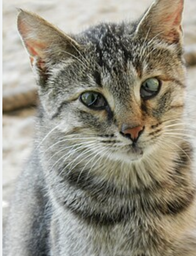
#> input picture photos/cat1.png, 196 x 256 px, shrunk from 501 x 653 before the run
$ python img_proc7.py
#> lines starting #> are read from the running program, lines starting #| are printed output that depends on the picture

import numpy as np
from PIL import Image
import matplotlib.pyplot as plt
from pathlib import Path

BASE = Path(__file__).resolve().parent
OUT = BASE / "assignment7_outputs"
OUT.mkdir(exist_ok=True)

def read_image():
    return np.array(Image.open(BASE / "photos" / "cat1.png").convert("L"), dtype=float)

def save_image(name, img):
    img = np.clip(img, 0, 255).astype(np.uint8)
    Image.fromarray(img).save(OUT / name)

def normalize(img):
    return (img - img.min()) * 255 / (img.max() - img.min() + 1e-10)

def convolve(img, kernel):
    kh, kw = kernel.shape
    ph, pw = kh // 2, kw // 2
    padded = np.pad(img, ((ph, ph), (pw, pw)), mode="reflect")
    result = np.zeros_like(img)
    kernel = kernel[::-1, ::-1]

    for i in range(img.shape[0]):
        for j in range(img.shape[1]):
            result[i, j] = np.sum(padded[i:i+kh, j:j+kw] * kernel)

    return result

def gaussian_kernel(size=5, sigma=3):
    kernel = np.zeros((size, size))
    center = size // 2

    for i in range(size):
        for j in range(size):
            x, y = i-center, j-center
            kernel[i, j] = np.exp(-(x*x+y*y)/(2*sigma*sigma))

    return kernel / np.sum(kernel)

def sobel(img):
    kx = np.array([[-1, 0, 1],
                   [-2, 0, 2],
                   [-1, 0, 1]])

    ky = np.array([[-1, -2, -1],
                   [0, 0, 0],
                   [1, 2, 1]])

    gx = convolve(img, kx)
    gy = convolve(img, ky)

    magnitude = np.sqrt(gx**2 + gy**2)
    angle = np.arctan2(gy, gx)

    return gx, gy, magnitude, angle

def non_maximum_suppression(magnitude, angle):
    h, w = magnitude.shape
    result = np.zeros((h, w))
    direction = (angle * 180 / np.pi) % 180

    for i in range(1, h-1):
        for j in range(1, w-1):
            a = direction[i, j]

            if a < 22.5 or a >= 157.5:
                p, q = magnitude[i, j-1], magnitude[i, j+1]
            elif a < 67.5:
                p, q = magnitude[i-1, j+1], magnitude[i+1, j-1]
            elif a < 112.5:
                p, q = magnitude[i-1, j], magnitude[i+1, j]
            else:
                p, q = magnitude[i-1, j-1], magnitude[i+1, j+1]

            if magnitude[i, j] >= p and magnitude[i, j] >= q:
                result[i, j] = magnitude[i, j]

    return result

def hysteresis(img):
    high = img.max() * 0.20
    low = img.max() * 0.08

    strong = 255
    weak = 75

    result = np.zeros(img.shape, dtype=np.uint8)
    result[img >= high] = strong
    result[(img >= low) & (img < high)] = weak

    changed = True

    while changed:
        changed = False

        for i in range(1, img.shape[0]-1):
            for j in range(1, img.shape[1]-1):
                if result[i, j] == weak:
                    if np.any(result[i-1:i+2, j-1:j+2] == strong):
                        result[i, j] = strong
                        changed = True

    result[result != strong] = 0
    return result

def canny(img):
    smooth = convolve(img, gaussian_kernel(5, 1))
    gx, gy, magnitude, angle = sobel(smooth)
    thin = non_maximum_suppression(magnitude, angle)
    return hysteresis(thin)

def main():
    img = read_image()

    laplacian_kernel = np.array([
        [0, 1, 0],
        [1, -4, 1],
        [0, 1, 0]
    ])

    laplacian = convolve(img, laplacian_kernel)
    sharpened = img - laplacian

    gx, gy, sobel_mag, angle = sobel(img)
    canny_edges = canny(img)
#> in convolve (call 4), `padded = np.pad(img, ((ph, ph), (pw, pw)), mode="reflect")`:
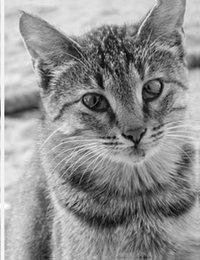
#> padded: shape (260, 200) float64; min 2, max 255, mean 145.6
#> in convolve (call 4), `kernel = kernel[::-1, ::-1]`: kernel = [[0.00297, 0.0133, 0.0219, 0.0133, 0.00297], [0.0133, 0.0596, 0.0983, 0.0596, 0.0133], [0.0219, 0.0983, 0.162, 0.0983, 0.0219], [0.0133, 0.0596, 0.0983, 0.0596, 0.0133], [0.00297, 0.0133, 0.0219, 0.0133, 0.00297]]
#> after the loop in convolve (call 6), `for i in range(img.shape[0]):`:
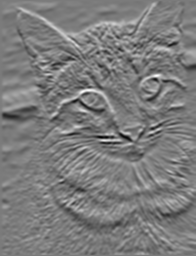
#> result: shape (256, 196) float64; min -305.5, max 324.2, mean 2.1; drawn with min black and max white
#> in non_maximum_suppression, `direction = (angle * 180 / np.pi) % 180`:
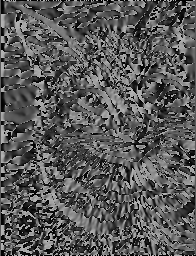
#> direction: shape (256, 196) float64; min 0, max 180, mean 88.8
#> after the loop in non_maximum_suppression, `for i in range(1, h-1):`:
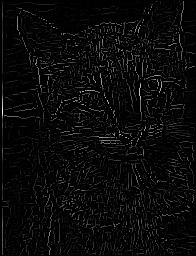
#> result: shape (256, 196) float64; min 0, max 504.9, mean 17.3; drawn with min black and max white
#> in hysteresis, `high = img.max() * 0.20`: high = 101
#> in hysteresis, `low = img.max() * 0.08`: low = 40.39
#> in canny, `return hysteresis(thin)`:
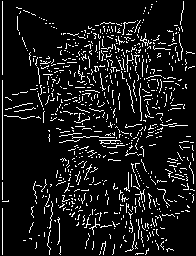
#> returned value: shape (256, 196); 9.5% white in thin lines or dots

    blurred = convolve(img, gaussian_kernel(5, 3))
    mask = img - blurred
    unsharp = img + 1.5 * mask
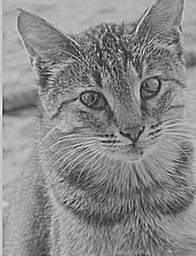
#> unsharp: shape (256, 196) float64; min -105, max 354.5, mean 143.9; drawn with min black and max white

    save_image("original.png", img)
    save_image("laplacian.png", sharpened)
    save_image("sobel.png", normalize(sobel_mag))
    save_image("canny.png", canny_edges)
    save_image("blurred.png", blurred)
    save_image("unsharp.png", unsharp)
#> in save_image (call 6), `img = np.clip(img, 0, 255).astype(np.uint8)`:
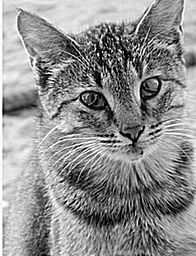
#> img: shape (256, 196); min 0, max 255, mean 143.6

    images = [img, sharpened, normalize(sobel_mag),
              canny_edges, unsharp]

    titles = ["Original", "Laplacian",
              "Sobel", "Canny", "Unsharp Masking"]

    fig, axes = plt.subplots(1, 5, figsize=(17, 4))

    for ax, image, title in zip(axes, images, titles):
        ax.imshow(image, cmap="gray", vmin=0, vmax=255)
        ax.set_title(title)
        ax.axis("off")
#> this loop made 5 passes
#> title on passes 1 to 5: 'Original', 'Laplacian', 'Sobel', 'Canny', 'Unsharp Masking'

    plt.tight_layout()
    plt.savefig(OUT / "comparison.png")
    plt.show()

if __name__ == "__main__":
    main()
